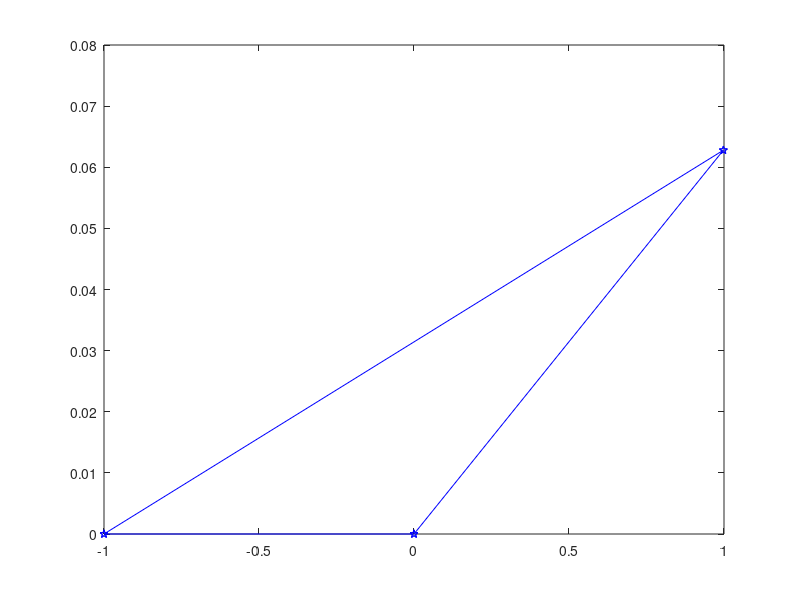

This figure's MATLAB source: (Note: this script raises an error after producing the figure.)
% Extra exploratory experiments for Appendix E (not in paper)
% just making sure that the theoretical bound is correct.

% suppose triangle with point at [-1,0],[0,0] and [cos(theta),sin(theta)]
% -> the smaller theta, the worse the width
% % width = sin(theta/2)
% diameter^2 = (1+cos(theta))^2+ sin(theta)^2 = 2*(1+cos(theta))
% or also: diameter = 2 cos(theta/2)
% so constant in rate is:
% width^2/diameter^2 = 1/4*(tan(theta/2))^2 
%
% Note: by looking instead at (<rhat, dhat>)^2 angle (tighter constant)
% we gain a factor of 4: it should just be (sin(theta/2))^2


% consider 1/2 ||x-x_0||^2 as objective with x_0 = [1/2,0];
% note: condition number of 1

xstar = [-0.5; 0];

grad = @(x) (x-xstar);
f = @(x) 0.5*norm(x-xstar)^2;

clear opts

opts.maxK = 500; 

opts.TOL = 1e-5;

%%
theta = pi/50; 

constant =  1/4*(tan(theta/2))^2;

V = [0,0; -1, 0; cos(theta), sin(theta)]'; % vertices for polytope

% drawing triangle:
figure
edges = [2,1; 1,3; 2,3];
for i = 1:3
    e = edges(i,:);
    plot(V(1,e), V(2,e),'-pb');
    hold on
end

%%

opts.pureFW = 1; rFW = AFW(V, grad, f, opts);
opts.pureFW = 0; rAFW = AFW(V, grad, f, opts);
rpFW = pFW(V, grad, f, opts);

%%
plot(rFW.X(1,1:50), rFW.X(2,1:50),'x--g')
if size(rAFW.X,2) < 50
    ind_end = size(rAFW.X,2);
else
    ind_end = 50;
end
plot(rAFW.X(1,1:ind_end), rAFW.X(2,1:ind_end),'x--r')

if size(rpFW.X,2) < 50
    ind_end = size(rpFW.X,2);
else
    ind_end = 50;
end
plot(rpFW.X(1,1:ind_end), rpFW.X(2,1:ind_end),'s:k')

%%
figure
semilogy(rFW.primal, 'g')
hold on
semilogy(rAFW.primal, 'r')
semilogy(rpFW.primal, 'k')
legend({'FW', 'AFW', 'pFW'})

%% comparing ratio of improvement vs. theory:

ratio = rpFW.primal(2:end) ./ rpFW.primal(1:(end-1));
ratio_theo = 1-constant;
figure
plot(ratio./ratio_theo)
title('for pFW: h_{k+1}/h_k divided by (1-\rho) [should be <= 1]')

% AFW:
ratio = rAFW.primal(2:end) ./ rAFW.primal(1:(end-1));
ratio_theo = 1-constant/4;
figure
plot(ratio./ratio_theo)
title('for AFW: h_{k+1}/h_{k} divided by (1-\rho/4) [should be <= 1]')
